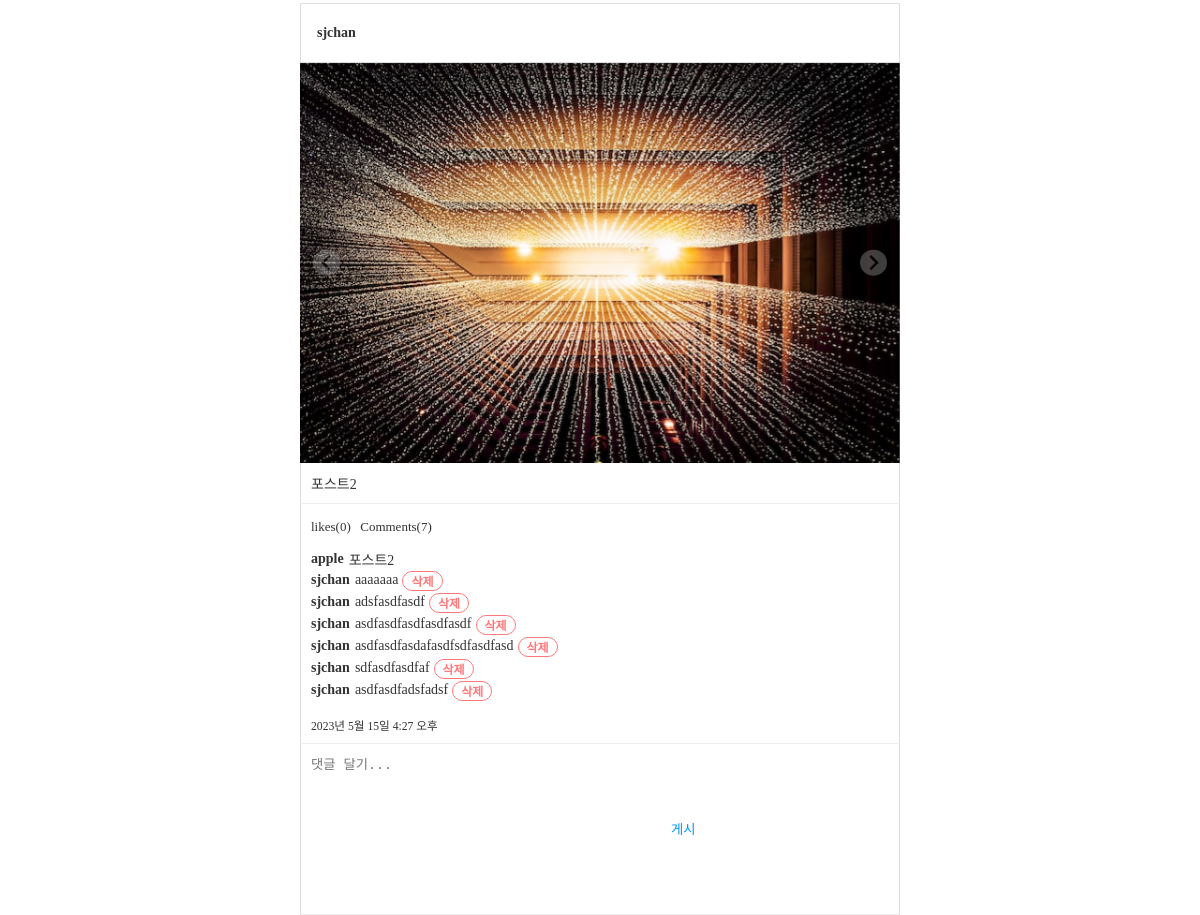
The page /posts/feeds/ (signed in, middle part) on the database as committed earlier.
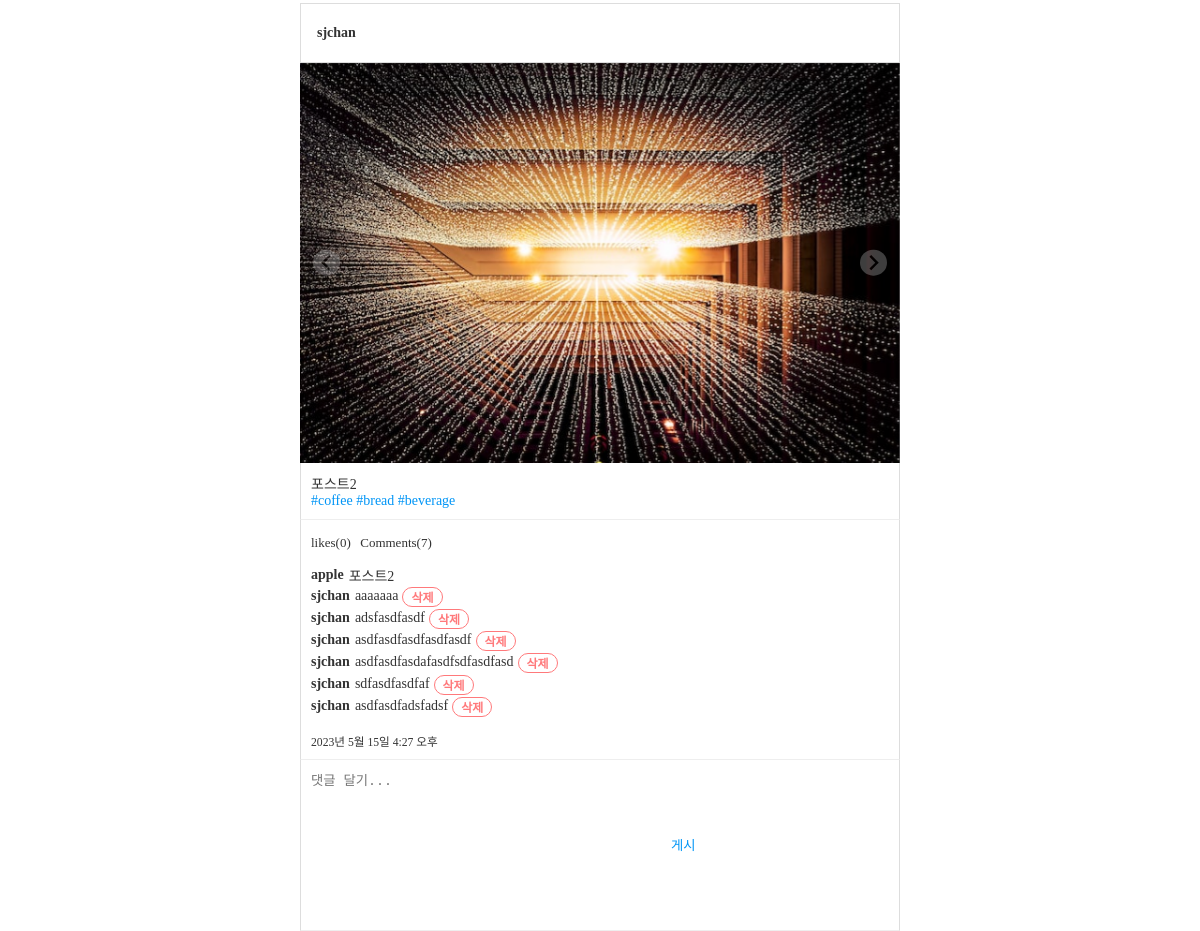
The same page on the database as committed later.
### posts/models.py (models this page shows, shortened)
class Post(models.Model):
    user = models.ForeignKey(
        "users.User",
        verbose_name="작성자",
        on_delete=models.CASCADE,
    )
    content = models.TextField("내용")
    created = models.DateTimeField("생성일시", auto_now_add=True)
    tags = models.ManyToManyField("posts.HashTag", verbose_name='해시태그 목록', blank=True)

class PostImage(models.Model):
    post = models.ForeignKey(
        Post,
        verbose_name="포스트",
        on_delete=models.CASCADE,
    )
    photo = models.ImageField("사진", upload_to="post")

class Comment(models.Model):
    user = models.ForeignKey(
        "users.User",
        verbose_name="작성자",
        on_delete=models.CASCADE,
    )
    post = models.ForeignKey(
        Post,
        verbose_name="포스트",
        on_delete=models.CASCADE
    )
    content = models.TextField("내용")
    created = models.DateTimeField("생성일시", auto_now_add=True)

class HashTag(models.Model):
    name = models.CharField("태그명", max_length=50)

### users/models.py (models this page shows)
class User(AbstractUser):
    profile_image = models.ImageField("프로필 이미지", upload_to="users/profile", blank=True)
    short_description = models.TextField("소개글", blank=True)

### posts/views.py (the view)
# urls.py: path("feeds/", feeds, name="feeds"),
def feeds(request):
    if not request.user.is_authenticated:
        return redirect("users:login")
    posts = Post.objects.all()
    comment_form = CommentForm()
    context = {
        "posts": posts,
        "comment_form": comment_form,
    }
    return render(request, "posts/feeds.html", context)

### posts/forms.py
class CommentForm(forms.ModelForm):
    class Meta:
        model = Comment
        fields = [
            "post",
            "content",
        ]
        widgets = {
            "content": forms.Textarea(
                attrs={
                    "placeholder": "댓글 달기...",
                }
            )
        }

### templates/posts/feeds.html (shortened to what this page needs)
{% extends 'base.html' %}
{% block content %}
    <div id="feeds" class="post-container">
        {% for post in posts %}
            <article class="post" id="post-{{ post.id }}">
                <header class="post-header">
                    <span>{{ post.user.username }}</span>
                </header>
                <div class="post-images splide">
                    <div class="splide__track">
                        <ul class="splide__list">
                            {% for image in post.postimage_set.all %}
                                {% if image.photo %}
                                    <li class="splide__slide">
                                        <img src="{{ image.photo.url }}">
                                    </li>
                                {% endif %}
                        {% endfor %}
                        </ul>
                    </div>
                </div>
                <div class="post-content">
                    {{ post.content|linebreaksbr }}
                    <div class="post-tags">
                        {% for tag in post.tags.all %}
                            <span><a href="{% url 'posts:tags' tag_name=tag.name %}">#{{ tag.name }}</a></span>
                        {% endfor %}
                    </div>
                </div>
                <div class="post-buttons">
                    <button>likes(0)</button>
                    <span>Comments({{ post.comment_set.count }})</span>
                </div>
                <div class="post-comments">
                    <ul>
                        {% for comment in post.comment_set.all %}
                        <li>
                            <span>{{ comment.user.username }}</span>
                            <span>{{ comment.content }}</span>
                            {% if user == comment.user %}
                                <form method="POST" action="{% url 'posts:comment_delete' comment_id=comment.id %}">
                                    <button type="submit">삭제</button>
                                </form>
                            {% endif %}
                        </li>
                        {% endfor %}
                    </ul>
                </div>
                <small>{{ post.created }}</small>
                <div class="post-comment-create">
                    <form method="POST" action="{% url 'posts:comment_add' %}">
                        {{ comment_form.content }}
                        <button type="submit">게시</button>
                    </form>
                </div>
            </article>
        {% endfor %}
    </div>
{% endblock %}

### templates/base.html (shortened to what this page needs)
{% load static %}
<!DOCTYPE html>
<html lang="en">
<head>
  <link rel="stylesheet" href="{% static 'css/style.css' %}">
  <link rel="stylesheet" href="{% static 'splide/splide.css' %}">
</head>
<body>
  {% block content %}
  {% endblock %}
</body>
</html>

### static/css/style.css (style rules this page uses)
ul, ol { list-style: none; padding: 0; margin: 0; }
a { text-decoration: none; color: #333; }
html { margin: 0; font-family: "Noto Sans KR", serif; font-weight: 300; font-size: 14px; color: #333; height: 100%; }
body { margin: 0; height: 100%; }
input, textarea { border: none; padding: 10px; }
textarea { resize: none; }
.post-container { display: flex; flex-direction: column; align-items: center; box-sizing: border-box; }
@media (min-width: 700px) { .post-container { padding: 0 2.5vw 5vw; } }
article.post { display: flex; flex-direction: column; border-radius: 2px; padding-top: 80px; margin-top: -80px; margin-bottom: 20px; }
@media (min-width: 700px) { article.post { width: 600px; } }
article.post header.post-header { display: flex; flex-direction: row; align-items: center; height: 60px; box-sizing: border-box; padding: 14px 16px; border: 1px solid #ddd; }
article.post header.post-header span { font-weight: bold; }
article.post .post-images img { width: 100%; }
article.post .post-content { padding: 10px; box-sizing: border-box; border-left: 1px solid #ddd; border-right: 1px solid #ddd; border-bottom: 1px solid #eee; }
article.post .post-tags a { color: #0095f6; }
article.post .post-buttons { padding: 10px 7px; border-left: 1px solid #ddd; border-right: 1px solid #ddd; }
article.post .post-buttons a, article.post .post-buttons button, article.post .post-buttons span { background-color: transparent; font-size: 13px; font-family: "Noto Sans KR", serif; line-height: 1; font-weight: 400; height: 25px; box-sizing: border-box; padding: 3px; margin: 0; color: #333; border: none; transition-duration: 0.25s; }
article.post .post-buttons a, article.post .post-buttons button { cursor: pointer; }
article.post .post-comments { padding: 0 10px 10px; border-left: 1px solid #ddd; border-right: 1px solid #ddd; }
article.post .post-comments ul { margin-bottom: 5px; }
article.post .post-comments ul > li { display: flex; flex-direction: row; align-items: center; }
article.post .post-comments ul > li span:first-child { font-weight: bold; margin-right: 5px; }
article.post .post-comments button { color: #ff797b; background-color: transparent; border: 1px solid #ff797b; border-radius: 10px; font-size: 12px; height: 20px; margin-top: 2px; margin-left: 4px; padding: 0 8px; cursor: pointer; transition-duration: 0.25s; font-weight: bold; }
article.post > small { padding: 0 10px 10px; border-left: 1px solid #ddd; border-right: 1px solid #ddd; border-bottom: 1px solid #eee; }
article.post .post-comment-create { display: flex; flex-direction: row; border-left: 1px solid #ddd; border-right: 1px solid #ddd; border-bottom: 1px solid #eee; }
article.post .post-comment-create form { display: flex; flex-grow: 1; flex-direction: row; }
article.post .post-comment-create button { color: #0095f6; background-color: transparent; border: none; padding: 0 15px; cursor: pointer; transition-duration: 0.25s; }

Rows that differ between the two databases and show on the page:
added HashTag: name "coffee"
added HashTag: name "bread"
added HashTag: name "beverage"
